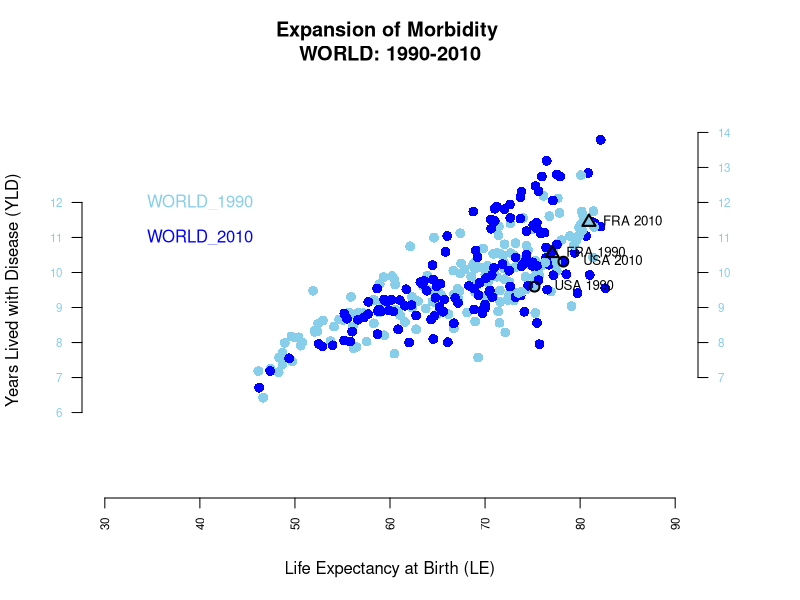
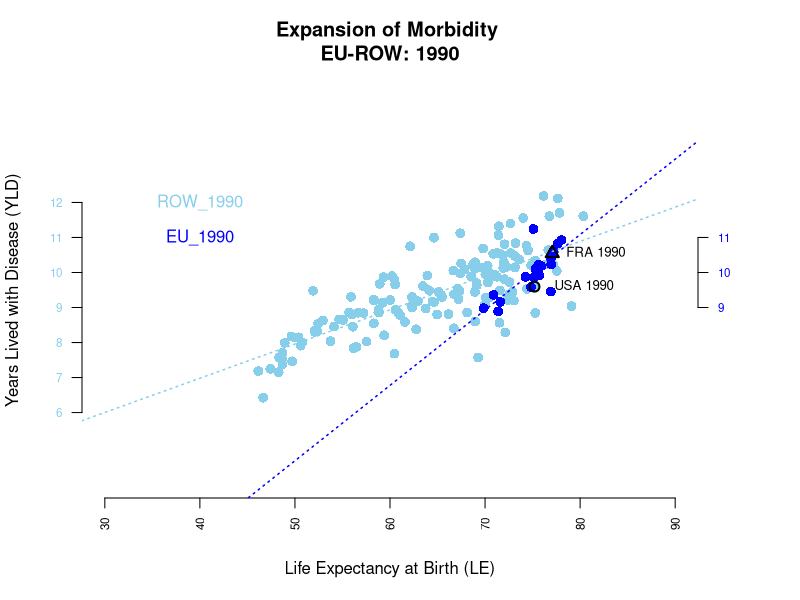
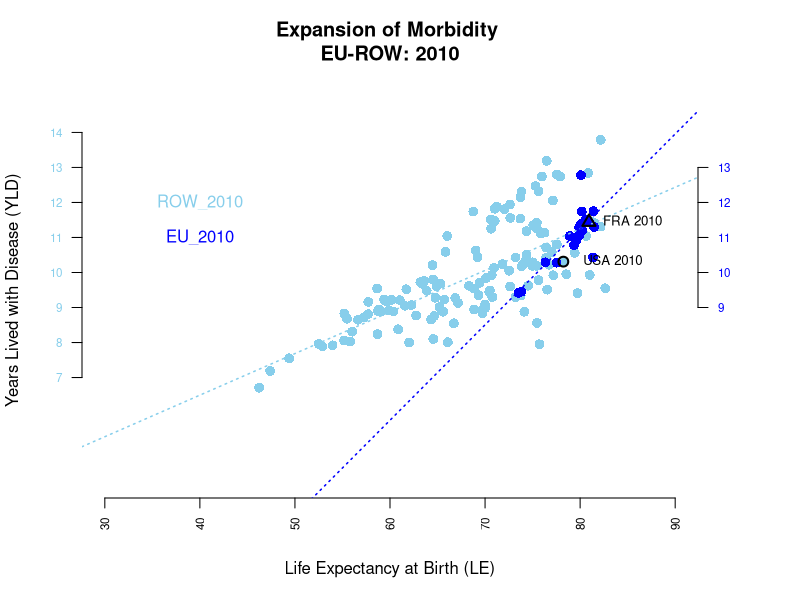
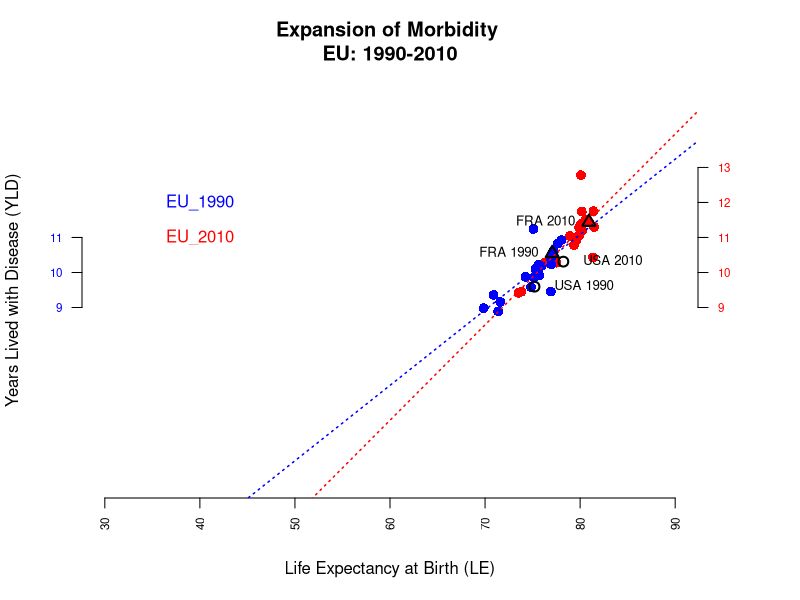
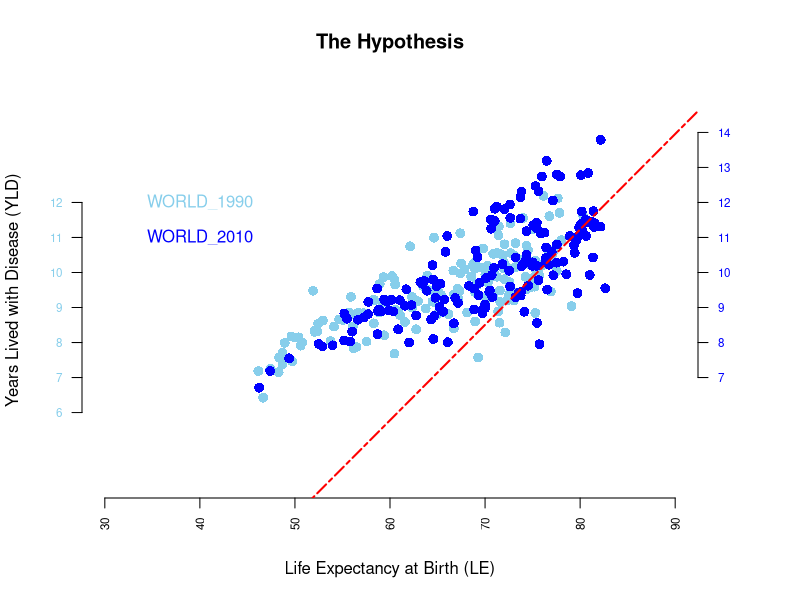
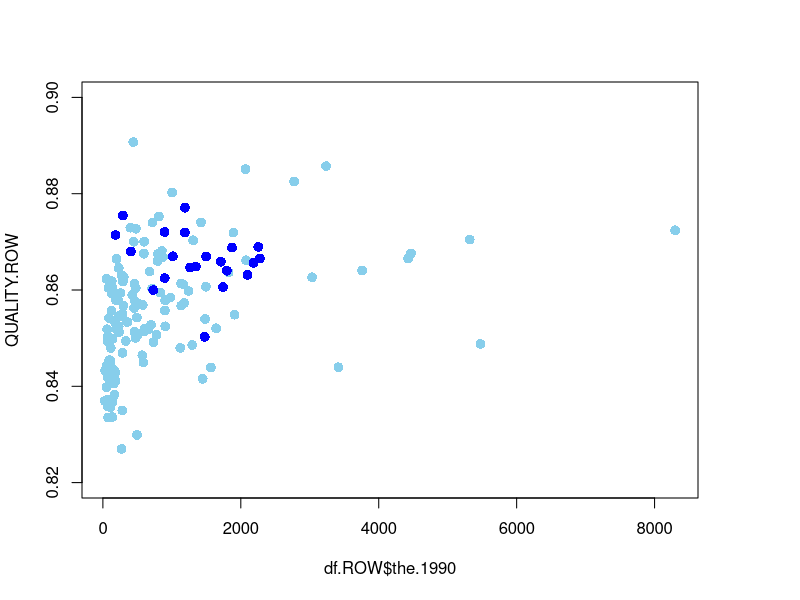
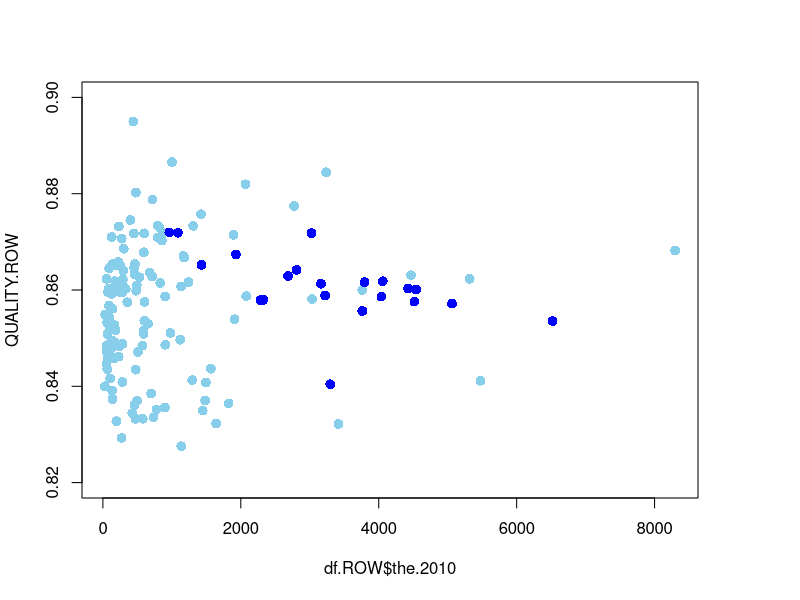
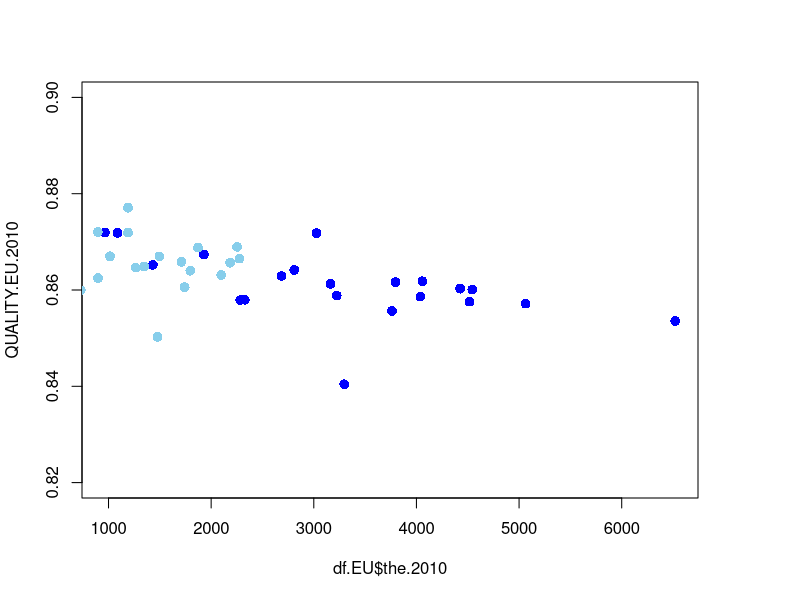

Write R code to recreate these figures, in order.
## ---- chunk 1
knitr::opts_chunk$set(echo = TRUE)
## ---- chunk 2
library(data.table)

data.EU.1990 <- read.csv("Output_EU_1990.csv")
data.EU.2010 <- read.csv("Output_EU_2010.csv")
data.ROW.1990 <- read.csv("Output_ROW_1990.csv")
data.ROW.2010 <- read.csv("Output_ROW_2010.csv")

head(data.EU.1990)
head(data.EU.2010)
head(data.ROW.1990)
head(data.ROW.2010)

attach(data.EU.1990)
attach(data.EU.2010)
attach(data.ROW.1990)
attach(data.ROW.2010)

df.EU.1990 <- data.frame(country=data.EU.1990$country, le.1990=data.EU.1990$le,hale.1990=data.EU.1990$hale, yld.1990=data.EU.1990$yld, the.1990=data.EU.1990$the)
df.EU.2010 <- data.frame(country=data.EU.2010$country, le.2010=data.EU.2010$le,hale.2010=data.EU.2010$hale, yld.2010=data.EU.2010$yld, the.2010=data.EU.2010$the)
df.ROW.1990 <- data.frame(country=data.ROW.1990$country, le.1990=data.ROW.1990$le,hale.1990=data.ROW.1990$hale, yld.1990=data.ROW.1990$yld, the.1990=data.ROW.1990$the)
df.ROW.2010 <- data.frame(country=data.ROW.2010$country, le.2010=data.ROW.2010$le,hale.2010=data.ROW.2010$hale, yld.2010=data.ROW.2010$yld, the.2010=data.ROW.2010$the)

head(df.EU.1990)
head(df.EU.2010)
head(df.ROW.1990)
head(df.ROW.2010)

df.EU <- merge(df.EU.1990, df.EU.2010, by="country")
df.ROW <- merge(df.ROW.1990, df.ROW.2010, by="country")

head(df.EU)
head(df.ROW)

## ---- chunk 3
ID.EU <- "FRA"
ID.ROW <- "USA"
## ---- chunk 4
par(mar=c(5, 4, 4, 5) + 0.1)

plot(df.ROW.1990$le, df.ROW.1990$yld, main="Expansion of Morbidity \nWORLD: 1990-2010", xlab="Life Expectancy at Birth (LE)", ylab="Years Lived with Disease (YLD)", col="skyblue", pch = 16, cex = 1.3, lty = "solid", lwd = 2, xlim=c(30, 90), ylim=c(4, 15), axes=FALSE, frame.plot=FALSE)

points(df.EU.1990$le, df.EU.1990$yld, col="skyblue", pch = 16, cex = 1.3, lty = "solid", lwd = 2)

points(df.ROW.2010$le, df.ROW.2010$yld, col="blue", pch = 16, cex = 1.3, lty = "solid", lwd = 2)

points(df.EU.2010$le, df.EU.2010$yld,  col="skyblue", pch = 16, cex = 1.3, lty = "solid", lwd = 2)

axis(1, col.axis="black", las=2, cex.axis=0.7, tick=-.01)

axis(2, at=(round(min(df.ROW.1990$yld), 0): round(max(df.ROW.1990$yld), 0)), col.axis="skyblue", las=2, cex.axis=0.7, tick=-.01)

axis(4, at=(round(min(df.ROW.2010$yld), 0): round(max(df.ROW.2010$yld), 0)), col.axis="skyblue", las=2, cex.axis=0.7, tick=-.01)

text(40, 12, "WORLD_1990", col="skyblue")
text(40, 11, "WORLD_2010", col="blue")


points(df.EU.1990$le[df.EU.1990$country == ID.EU], df.EU.1990$yld[df.EU.1990$country == ID.EU], pch=2, col="black", cex = 1.3, lty = "solid", lwd = 2)

text(df.EU.1990$le[df.EU.1990$country == ID.EU], df.EU.1990$yld[df.EU.1990$country == ID.EU], labels=paste(ID.EU, "1990"), cex= .8, pos=4, offset = .7)

points(df.EU.2010$le[df.EU.2010$country == ID.EU], df.EU.2010$yld[df.EU.2010$country == ID.EU], pch=2, col="black", cex = 1.3, lty = "solid", lwd = 2)

text(df.EU.2010$le[df.EU.2010$country == ID.EU], df.EU.2010$yld[df.EU.2010$country == ID.EU], labels=paste(ID.EU, "2010"), cex= .8, pos=4, offset = .7)

points(df.ROW.1990$le[df.ROW.1990$country == ID.ROW], df.ROW.1990$yld[df.ROW.1990$country == ID.ROW], pch=21, col="black", cex = 1.3, lty = "solid", lwd = 2)

text(df.ROW.1990$le[df.ROW.1990$country == ID.ROW], df.ROW.1990$yld[df.ROW.1990$country == ID.ROW], labels=paste(ID.ROW, "1990"), cex= .8, pos=4, offset = 1)

points(df.ROW.2010$le[df.ROW.2010$country == ID.ROW], df.ROW.2010$yld[df.ROW.2010$country == ID.ROW], pch=21, col="black", cex = 1.3, lty = "solid", lwd = 2)

text(df.ROW.2010$le[df.ROW.2010$country == ID.ROW], df.ROW.2010$yld[df.ROW.2010$country == ID.ROW], labels=paste(ID.ROW, "2010"), cex= .8, pos=4, offset = 1)

## ---- chunk 5
par(mar=c(5, 4, 4, 5) + 0.1)

plot(df.ROW.1990$le, df.ROW.1990$yld, main="Expansion of Morbidity \nEU-ROW: 1990", xlab="Life Expectancy at Birth (LE)", ylab="Years Lived with Disease (YLD)", col="skyblue", pch = 16, cex = 1.3, lty = "solid", lwd = 2, xlim=c(30,90), ylim=c(4, 15), axes=FALSE, frame.plot=FALSE)

points(df.EU.1990$le, df.EU.1990$yld, col="blue", pch = 16, cex = 1.3, lty = "solid", lwd = 2)

axis(1, col.axis="black", las=2, cex.axis=0.7, tick=-.01)

axis(2, at=(round(min(df.ROW.1990$yld), 0): round(max(df.ROW.1990$yld), 0)), col.axis="skyblue", las=2, cex.axis=0.7, tick=-.01)

axis(4, at=(round(min(df.EU.1990$yld), 0): round(max(df.EU.1990$yld), 0)), col.axis="blue", las=2, cex.axis=0.7, tick=-.01)

text(40, 12, "ROW_1990", col="skyblue")
text(40, 11, "EU_1990", col="blue")

fun.ROW.1990 <- lm(df.ROW.1990$yld ~ df.ROW.1990$le)
fun.EU.1990 <- lm(df.EU.1990$yld ~ df.EU.1990$le)

abline(fun.ROW.1990, lty = 3, col="skyblue", lwd=1.5)
abline(fun.EU.1990, lty = 3, col="blue", lwd=1.5)

points(df.EU.1990$le[df.EU.1990$country == ID.EU], df.EU.1990$yld[df.EU.1990$country == ID.EU], pch=2, col="black", cex = 1.3, lty = "solid", lwd = 2)

text(df.EU.1990$le[df.EU.1990$country == ID.EU], df.EU.1990$yld[df.EU.1990$country == ID.EU], labels=paste(ID.EU, "1990"), cex= .8, pos=4, offset = .7)

points(df.ROW.1990$le[df.ROW.1990$country == ID.ROW], df.ROW.1990$yld[df.ROW.1990$country == ID.ROW], pch=21, col="black", cex = 1.3, lty = "solid", lwd = 2)

text(df.ROW.1990$le[df.ROW.1990$country == ID.ROW], df.ROW.1990$yld[df.ROW.1990$country == ID.ROW], labels=paste(ID.ROW, "1990"), cex= .8, pos=4, offset = 1)

## ---- chunk 6
par(mar=c(5, 4, 4, 5) + 0.1)

plot(df.ROW.2010$le, df.ROW.2010$yld, main="Expansion of Morbidity \nEU-ROW: 2010", xlab="Life Expectancy at Birth (LE)", ylab="Years Lived with Disease (YLD)", col="skyblue", pch = 16, cex = 1.3, lty = "solid", lwd = 2, xlim=c(30,90), ylim=c(4, 15), axes=FALSE, frame.plot=FALSE)

points(df.EU.2010$le, df.EU.2010$yld, col="blue", pch = 16, cex = 1.3, lty = "solid", lwd = 2)

axis(1, col.axis="black", las=2, cex.axis=0.7, tick=-.01)

axis(2, at=(round(min(df.ROW.2010$yld), 0): round(max(df.ROW.2010$yld), 0)), col.axis="skyblue", las=2, cex.axis=0.7, tick=-.01)

axis(4, at=(round(min(df.EU.2010$yld), 0): round(max(df.EU.2010$yld), 0)), col.axis="blue", las=2, cex.axis=0.7, tick=-.01)

text(40, 12, "ROW_2010", col="skyblue")
text(40, 11, "EU_2010", col="blue")

fun.ROW.2010 <- lm(df.ROW.2010$yld ~ df.ROW.2010$le)
fun.EU.2010 <- lm(df.EU.2010$yld ~ df.EU.2010$le)

abline(fun.ROW.2010, lty = 3, col="skyblue", lwd=1.5)
abline(fun.EU.2010, lty = 3, col="blue", lwd=1.5)

points(df.EU.2010$le[df.EU.2010$country == ID.EU], df.EU.2010$yld[df.EU.2010$country == ID.EU], pch=2, col="black", cex = 1.3, lty = "solid", lwd = 2)

text(df.EU.2010$le[df.EU.2010$country == ID.EU], df.EU.2010$yld[df.EU.2010$country == ID.EU], labels=paste(ID.EU, "2010"), cex= .8, pos=4, offset = .7)

points(df.ROW.2010$le[df.ROW.2010$country == ID.ROW], df.ROW.2010$yld[df.ROW.2010$country == ID.ROW], pch=21, col="black", cex = 1.3, lty = "solid", lwd = 2)

text(df.ROW.2010$le[df.ROW.2010$country == ID.ROW], df.ROW.2010$yld[df.ROW.2010$country == ID.ROW], labels=paste(ID.ROW, "2010"), cex= .8, pos=4, offset = 1)


## ---- chunk 7
par(mar=c(5, 4, 4, 5) + 0.1)

plot(df.EU.2010$le, df.EU.2010$yld, main="Expansion of Morbidity \nEU: 1990-2010", xlab="Life Expectancy at Birth (LE)", ylab="Years Lived with Disease (YLD)", col="red", pch = 16, cex = 1.3, lty = "solid", lwd = 2, xlim=c(30, 90), ylim=c(4, 15), axes=FALSE, frame.plot=FALSE)

points(df.EU.1990$le, df.EU.1990$yld, col="blue", pch = 16, cex = 1.3, lty = "solid", lwd = 2)

axis(1, col.axis="black", las=2, cex.axis=0.7, tick=-.01)

axis(2, at=(round(min(df.EU.1990$yld), 0): round(max(df.EU.1990$yld), 0)), col.axis="blue", las=2, cex.axis=0.7, tick=-.01)

axis(4, at=(round(min(df.EU.2010$yld), 0): round(max(df.EU.2010$yld), 0)), col.axis="red", las=2, cex.axis=0.7, tick=-.01)

text(40, 12, "EU_1990", col="blue")
text(40, 11, "EU_2010", col="red")

fun.EU.2010 <- lm(df.EU.2010$yld ~ df.EU.2010$le)
fun.EU.1990 <- lm(df.EU.1990$yld ~ df.EU.1990$le)

abline(lm(df.EU.1990$yld ~ df.EU.1990$le), lty = 3, col="blue", lwd=1.5)
abline(lm(df.EU.2010$yld ~ df.EU.2010$le), lty = 3, col="red", lwd=1.5)

points(df.EU.1990$le[df.EU.1990$country == ID.EU], df.EU.1990$yld[df.EU.1990$country == ID.EU], pch=2, col="black", cex = 1.3, lty = "solid", lwd = 2)

text(df.EU.1990$le[df.EU.1990$country == ID.EU], df.EU.1990$yld[df.EU.1990$country == ID.EU], labels=paste(ID.EU, "1990"), cex= .8, pos=2, offset = .7)

points(df.EU.2010$le[df.EU.2010$country == ID.EU], df.EU.2010$yld[df.EU.2010$country == ID.EU], pch=2, col="black", cex = 1.3, lty = "solid", lwd = 2)

text(df.EU.2010$le[df.EU.2010$country == ID.EU], df.EU.2010$yld[df.EU.2010$country == ID.EU], labels=paste(ID.EU, "2010"), cex= .8, pos=2, offset = .7)

points(df.ROW.1990$le[df.ROW.1990$country == ID.ROW], df.ROW.1990$yld[df.ROW.1990$country == ID.ROW], pch=21, col="black", cex = 1.3, lty = "solid", lwd = 2)

text(df.ROW.1990$le[df.ROW.1990$country == ID.ROW], df.ROW.1990$yld[df.ROW.1990$country == ID.ROW], labels=paste(ID.ROW, "1990"), cex= .8, pos=4, offset = 1)

points(df.ROW.2010$le[df.ROW.2010$country == ID.ROW], df.ROW.2010$yld[df.ROW.2010$country == ID.ROW], pch=21, col="black", cex = 1.3, lty = "solid", lwd = 2)

text(df.ROW.2010$le[df.ROW.2010$country == ID.ROW], df.ROW.2010$yld[df.ROW.2010$country == ID.ROW], labels=paste(ID.ROW, "2010"), cex= .8, pos=4, offset = 1)

## ---- chunk 8
par(mar=c(5, 4, 4, 5) + 0.1)

plot(df.ROW.1990$le, df.ROW.1990$yld, main="The Hypothesis", xlab="Life Expectancy at Birth (LE)", ylab="Years Lived with Disease (YLD)", col="skyblue", pch = 16, cex = 1.3, lty = "solid", lwd = 2, xlim=c(30, 90), ylim=c(4, 15), axes=FALSE, frame.plot=FALSE)

points(df.EU.1990$le, df.EU.1990$yld, col="skyblue", pch = 16, cex = 1.3, lty = "solid", lwd = 2)

points(df.ROW.2010$le, df.ROW.2010$yld, col="blue", pch = 16, cex = 1.3, lty = "solid", lwd = 2)

points(df.EU.2010$le, df.EU.2010$yld,  col="blue", pch = 16, cex = 1.3, lty = "solid", lwd = 2)

axis(1, col.axis="black", las=2, cex.axis=0.7, tick=-.01)

axis(2, at=(round(min(df.ROW.1990$yld), 0): round(max(df.ROW.1990$yld), 0)), col.axis="skyblue", las=2, cex.axis=0.7, tick=-.01)

axis(4, at=(round(min(df.ROW.2010$yld), 0): round(max(df.ROW.2010$yld), 0)), col.axis="blue", las=2, cex.axis=0.7, tick=-.01)

text(40, 12, "WORLD_1990", col="skyblue")
text(40, 11, "WORLD_2010", col="blue")

fun.EU.2010 <- lm(df.EU.2010$yld ~ df.EU.2010$le)


abline(fun.EU.2010, lty = 6, col="red", lwd=2)

## ---- chunk 9

QUALITY.EU <- 1- (df.EU$yld.1990 / df.EU$le.1990)
QUALITY.ROW <- 1- (df.ROW$yld.1990 /  df.ROW$le.1990)

VALUE.EU <- df.EU$the.1990 * QUALITY.EU
VALUE.ROW <- df.ROW$the.1990 * QUALITY.ROW

plot(df.ROW$the.1990 , QUALITY.ROW, col="skyblue", pch = 16, cex = 1.3, lty = "solid", lwd = 2, ylim=c(.82,.9))
points(df.EU$the.1990 , QUALITY.EU, col="blue", pch = 16, cex = 1.3, lty = "solid", lwd = 2)



## ---- chunk 10

QUALITY.EU <- 1- (df.EU$yld.2010 / df.EU$le.2010)
QUALITY.ROW <- 1- (df.ROW$yld.2010 /  df.ROW$le.2010)

VALUE.EU <- df.EU$the.2010 * QUALITY.EU
VALUE.ROW <- df.ROW$the.2010 * QUALITY.ROW

plot(df.ROW$the.2010 , QUALITY.ROW, col="skyblue", pch = 16, cex = 1.3, lty = "solid", lwd = 2,ylim=c(.82,.9))
points(df.EU$the.2010 , QUALITY.EU, col="blue", pch = 16, cex = 1.3, lty = "solid", lwd = 2)

## ---- chunk 11

QUALITY.EU.1990 <- 1- (df.EU$yld.1990 / df.EU$le.1990)
QUALITY.EU.2010 <- 1- (df.EU$yld.2010 / df.EU$le.2010)

VALUE.EU.1990 <- df.EU$the.1990 * QUALITY.EU.1990
VALUE.EU.2010 <- df.EU$the.2010 * QUALITY.EU.2010

plot(df.EU$the.2010 , QUALITY.EU.2010, col="blue", pch = 16, cex = 1.3, lty = "solid", lwd = 2,ylim=c(.82,.9))
points(df.EU$the.1990, QUALITY.EU.1990, col="skyblue", pch = 16, cex = 1.3, lty = "solid", lwd = 2)

fun.EU.1990 <- lm(df.EU$the.1990 ~ QUALITY.EU.1990)
fun.EU.2010 <- lm(df.EU$the.2010 ~ QUALITY.EU.2010)

abline(fun.EU.1990, lty = 6, col="red", lwd=2)
